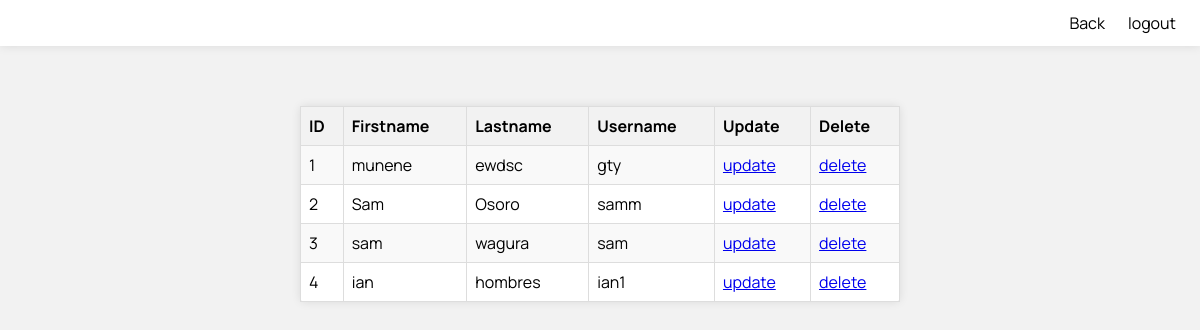
Page /view_cashier.php on the committed database.
### tables this page shows
CREATE TABLE `cashier` (
  `cashier_id` tinyint(5) NOT NULL,
  `first_name` varchar(15) NOT NULL,
  `last_name` varchar(15) NOT NULL,
  `staff_id` varchar(10) NOT NULL,
  `postal_address` varchar(20) NOT NULL,
  `phone` varchar(12) NOT NULL,
  `email` varchar(20) NOT NULL,
  `username` varchar(10) NOT NULL,
  `password` varchar(10) NOT NULL,
  `date` datetime NOT NULL
);

### view_cashier.php (the view, shortened to what this page needs)
<html>
    <head>
    </head>
    <body>
        <?php
            include("db_connect.php");
            $results = mysqli_query($con, "SELECT * FROM cashier");
            ?>
        <nav>
            <a href="admin_cashier.php">Back</a>
            <a href="index.php">logout</a>
        </nav>
        <table>
        <tr> <th>ID</th><th>Firstname </th> <th>Lastname </th> <th>Username </th><th>Update </th><th>Delete</th></tr>
        <?php
        while($row = mysqli_fetch_array($results )) {
                echo "<tr>";
                echo '<td>' . $row['cashier_id'] . '</td>';
                echo '<td>' . $row['first_name'] . '</td>';
				echo '<td>' . $row['last_name'] . '</td>';
				echo '<td>' . $row['username'] . '</td>';
				?>
				<td><a href="update_cashier.php?id=<?php echo $row['cashier_id']?>">update</a></td>
				<td><a href="delete_cashier.php?id=<?php echo $row['cashier_id']?>">delete</a></td>
                </tr>
                <?php
		 }
         ?>
        </table>
    </body>
</html>

### view_cashier.php (style rules this page uses)
* { box-sizing: border-box; font-family: "manrope","sans-serif"; }
body { background-color: #f2f2f2; margin: 0; }
nav { display: flex; justify-content: right; padding: 1% 2%; background-color: white; box-shadow: 0px 0px 10px 0px rgba(0,0,0,0.1); }
nav > a { text-decoration: none; color: black; padding-left: 2%; }
table { box-shadow: 0px 0px 10px 0px rgba(0,0,0,0.1); background-color: white; margin: 5% auto; border-radius: 5px; padding: 2%; width: 50%; border-collapse: collapse; border: 1px solid #ddd; }
table th, table td { border: 1px solid #ddd; padding: 8px; }
table th { background-color: #f2f2f2; text-align: left; }
table tbody tr:nth-child(even) { background-color: #f9f9f9; }

### rows in the picture
cashier: cashier_id "1", first_name "munene", last_name "ewdsc", username "gty"
cashier: cashier_id "2", first_name "Sam", last_name "Osoro", username "samm"
cashier: cashier_id "3", first_name "sam", last_name "wagura", username "sam"
cashier: cashier_id "4", first_name "ian", last_name "hombres", username "ian1"
